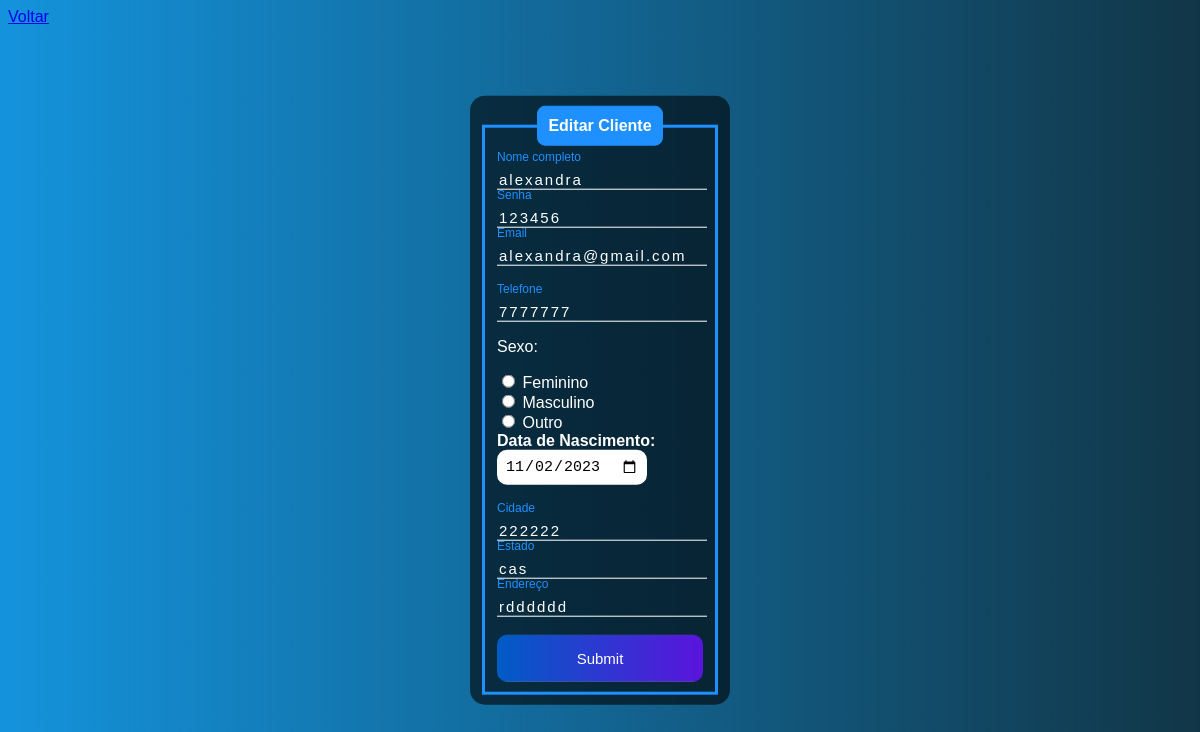
The app's page /edit.php?id=3 (signed in) with its own data.
### tables this page shows
CREATE TABLE `clientes` (
  `id` int(11) NOT NULL,
  `nome` varchar(255) NOT NULL,
  `senha` varchar(255) NOT NULL,
  `email` varchar(255) NOT NULL,
  `telefone` varchar(255) NOT NULL,
  `genero` enum('feminino','masculino','outro') NOT NULL,
  `data_nascimento` date NOT NULL,
  `cidade` varchar(255) NOT NULL,
  `estado` varchar(255) NOT NULL,
  `endereco` varchar(255) NOT NULL
);

### edit.php (the view, shortened to what this page needs)
<?php
    include_once('config.php');
    if(!empty($_GET['id']))
    {
        $id = $_GET['id'];
        $sqlSelect = "SELECT * FROM clientes WHERE id=$id";
        $result = $conexao->query($sqlSelect);
        if($result->num_rows > 0)
        {
            while($user_data = mysqli_fetch_assoc($result))
            {
                $nome = $user_data['nome'];
                $senha = $user_data['senha'];
                $email = $user_data['email'];
                $telefone = $user_data['telefone'];
                $tipo = $user_data['genero'];
                $data_nasc = $user_data['data_nascimento'];
                $cidade = $user_data['cidade'];
                $estado = $user_data['estado'];
                $endereco = $user_data['endereco'];
            }
        }
        else
        {
            header('Location: sistema.php');
        }
    }
    else
    {
        header('Location: sistema.php');
    }
?>
<!DOCTYPE html>
<html lang="en">
<head>
</head>
<body>
    <a href="sistema.php">Voltar</a>
    <div class="box">
        <form action="saveEdit.php" method="POST">
            <fieldset>
                <legend><b>Editar Cliente</b></legend>
                <br>
                <div class="inputBox">
                    <input type="text" name="nome" id="nome" class="inputUser" value=<?php echo $nome;?> required>
                    <label for="nome" class="labelInput">Nome completo</label>
                </div>
                <br>
                <div class="inputBox">
                    <input type="text" name="senha" id="senha" class="inputUser" value=<?php echo $senha;?> required>
                    <label for="senha" class="labelInput">Senha</label>
                </div>
                <br>
                <div class="inputBox">
                    <input type="text" name="email" id="email" class="inputUser" value=<?php echo $email;?> required>
                    <label for="email" class="labelInput">Email</label>
                </div>
                <br><br>
                <div class="inputBox">
                    <input type="tel" name="telefone" id="telefone" class="inputUser" value=<?php echo $telefone;?> required>
                    <label for="telefone" class="labelInput">Telefone</label>
                </div>
                <p>Sexo:</p>
                <input type="radio" id="feminino" name="tipo" value="feminino" <?php echo ($tipo == 'feminino') ? 'checked' : '';?> required>
                <label for="feminino">Feminino</label>
                <br>
                <input type="radio" id="masculino" name="tipo" value="masculino" <?php echo ($tipo == 'masculino') ? 'checked' : '';?> required>
                <label for="masculino">Masculino</label>
                <br>
                <input type="radio" id="outro" name="tipo" value="outro" <?php echo ($tipo == 'outro') ? 'checked' : '';?> required>
                <label for="outro">Outro</label>
                <br>
                <label for="data_nascimento"><b>Data de Nascimento:</b></label>
                <input type="date" name="data_nascimento" id="data_nascimento" value=<?php echo $data_nasc;?> required>
                <br><br><br>
                <div class="inputBox">
                    <input type="text" name="cidade" id="cidade" class="inputUser" value=<?php echo $cidade;?> required>
                    <label for="cidade" class="labelInput">Cidade</label>
                </div>
                <br>
                <div class="inputBox">
                    <input type="text" name="estado" id="estado" class="inputUser" value=<?php echo $estado;?> required>
                    <label for="estado" class="labelInput">Estado</label>
                </div>
                <br>
                <div class="inputBox">
                    <input type="text" name="endereco" id="endereco" class="inputUser" value=<?php echo $endereco;?> required>
                    <label for="endereco" class="labelInput">Endereço</label>
                </div>
                <br>
                <input type="submit" name="update" id="submit">
            </fieldset>
        </form>
    </div>
</body>
</html>

### edit.php (style rules this page uses)
body { font-family: Arial, Helvetica, sans-serif; background-image: linear-gradient(to right, rgb(20, 147, 220), rgb(17, 54, 71)); }
.box { color: white; position: absolute; top: 50%; left: 50%; transform: translate(-50%,-50%); background-color: rgba(0, 0, 0, 0.6); padding: 10px; border-radius: 15px; width: 20%; }
fieldset { border: 3px solid dodgerblue; }
legend { border: 1px solid dodgerblue; padding: 10px; text-align: center; background-color: dodgerblue; border-radius: 8px; }
.inputBox { position: relative; }
.inputUser { background: none; border: none; border-bottom: 1px solid white; outline: none; color: white; font-size: 15px; width: 100%; letter-spacing: 2px; }
.labelInput { position: absolute; top: 0px; left: 0px; pointer-events: none; transition: .5s; }
.inputUser:focus ~ .labelInput, .inputUser:valid ~ .labelInput { top: -20px; font-size: 12px; color: dodgerblue; }
#data_nascimento { border: none; padding: 8px; border-radius: 10px; outline: none; font-size: 15px; }
#submit { background-image: linear-gradient(to right,rgb(0, 92, 197), rgb(90, 20, 220)); width: 100%; border: none; padding: 15px; color: white; font-size: 15px; cursor: pointer; border-radius: 10px; }

### records on screen
clientes: nome "alexandra", senha "123456", email "alexandra@gmail.com", telefone "7777777", genero "☐ Feminino", genero "☐ Masculino", genero "☐ Outro", data_nascimento "11/02/2023", cidade "222222", estado "cas", endereco "rdddddd"
